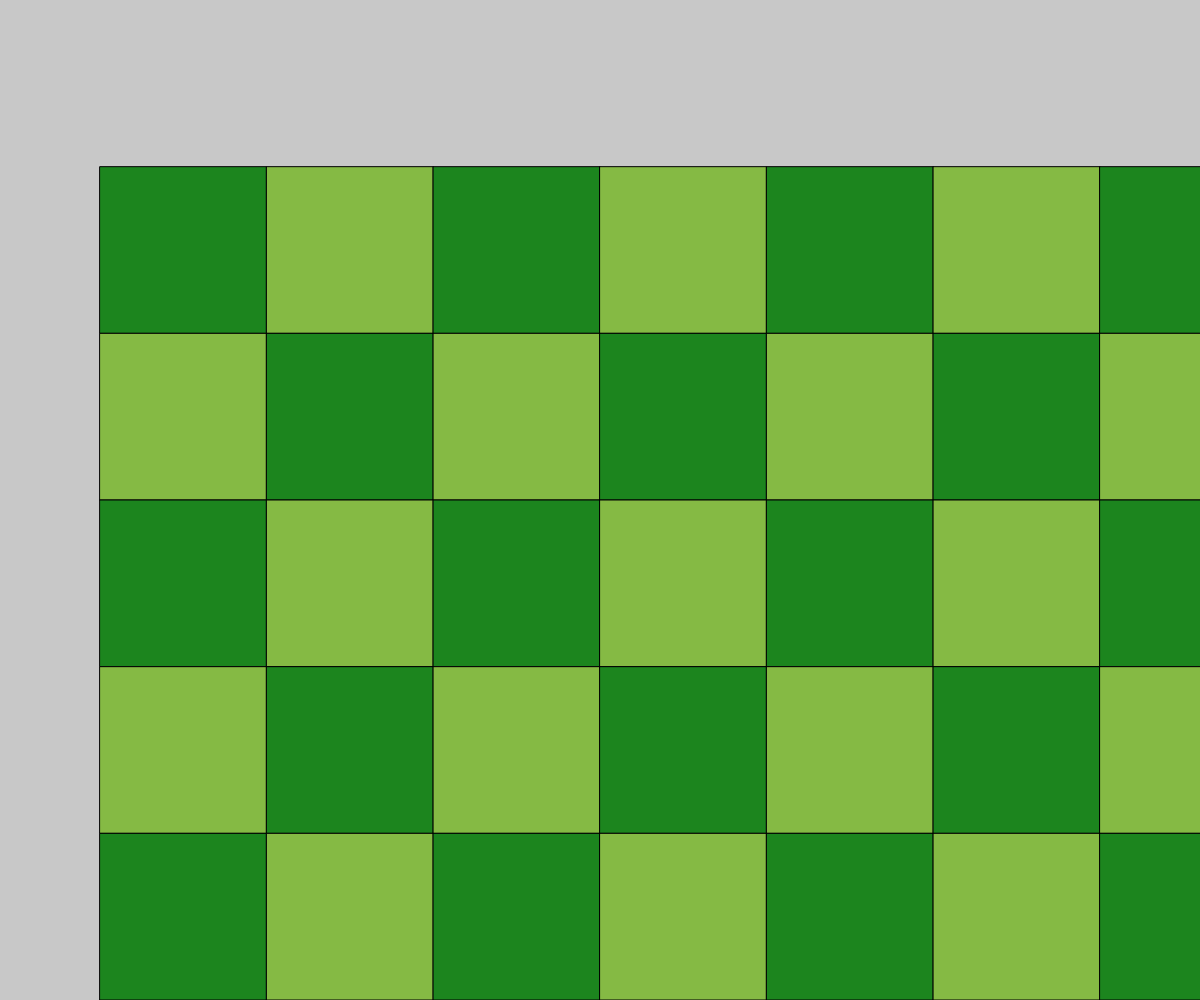
Frame 1 (no input)
Frame 60 (no input): identical to frame 1, image omitted
Frame 120 (the mouse pressed at the canvas centre since frame 60): identical to frame 1, image omitted

The p5.js sketch that drew this single still picture (run headless with seeded random() and noise() and a simulated clock; from frame 60 on, the mouse is pressed at the canvas centre):

// p5.js sketch
// ── sketch.js
// Project Title
// Your Name
// Date
//
// Extra for Experts:
// - describe what you did to take this project "above and beyond"


let backgroundOffset = 100;
let tileSize;

function setup() {
  createCanvas(windowWidth, windowHeight);
  tileSize = (height)/6;
}

function draw() {
  background(200);
  drawBackground();

}

function drawBackground(){
  for (let x = 0; x < 10; x++){
    for (let y = 0; y < 5; y++){
      if ((x+y+1 ) % 2){
        fill(28,133,30);
      }
      else{
        fill(133,186,68);
      }
      rect(x*tileSize + backgroundOffset, y*tileSize + height/6, tileSize, tileSize);
    }
  }
}
